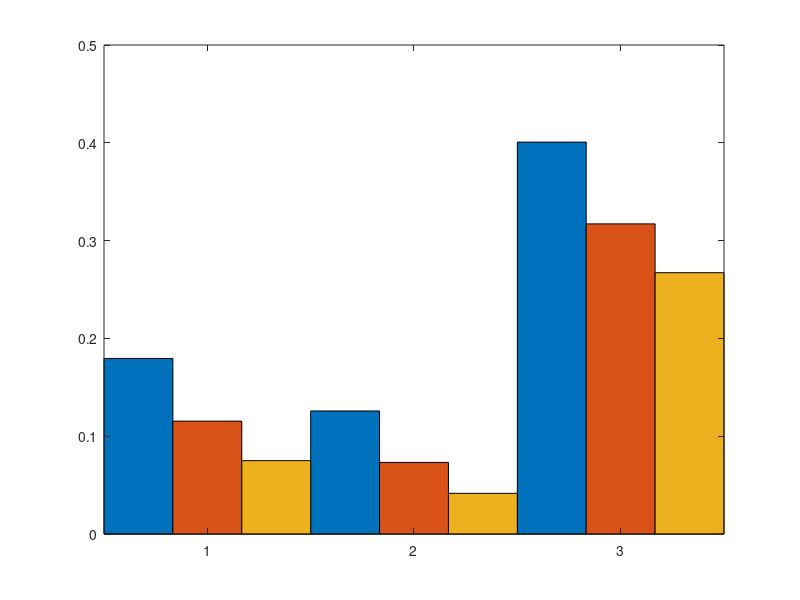

Recreate this plot in MATLAB. (Note: this script raises an error after producing the figure.)
%% Comp with cassel New
clc;clear all; close all


%% Exp 5

fig1=figure;

load('res_NewExp5_sh.mat');
load('res_NewExp5_sr.mat');
load('res_NewExp5_uni.mat');

sh = res_NewExp5_sh;
sr = res_NewExp5_sr;
us = res_NewExp5_uni;

bh = bar([sh; sr; us],1);

bh(1).FaceColor = "#7E2F8E";
bh(2).FaceColor = "#77AC30";
bh(3).FaceColor = "#4DBEEE";
grid;

Exp = {'$\texttt{SHSR}$', '$\texttt{SuRSR}$', 'Uniform'};
xticks(1:numel(Exp)); % Setting x-axis ticks
xticklabels(Exp); % Setting x-axis labels
 

extraInputs = {'interpreter','latex','fontsize',15};
ylabel('Probability of Error - $e_n$',extraInputs{:});
lgd = legend('$n = 2e4$','$n = 3e4$', '$n = 4e4$','Interpreter','latex','location','northwest');
ax=gca;
ax.FontSize = 25;
lgd.FontSize = 22;
pbaspect([1 0.8 1]);
ax.TickLabelInterpreter = "latex";
title('Experiment 5','interpreter','latex')
% ylim([0 0.02])
